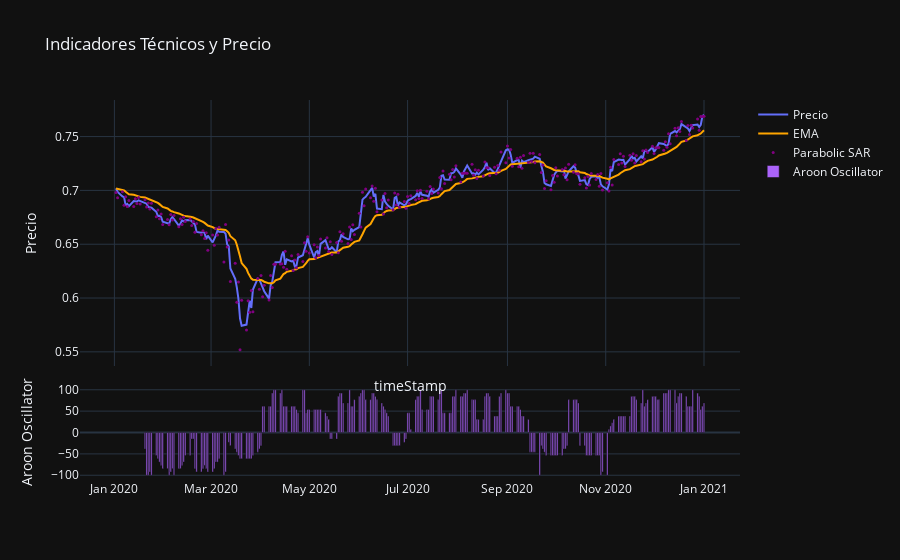

The notebook cell saved with this chart:
### Markdown cell above
# 5. Resultados
### 5.1 Indicadores técnicos

### Code cell
train_ind

### Figure 1 — Plotly figure (JSON) as saved in the notebook; plotly's stock layout.template omitted (floating-point values rounded to 4 significant figures; data arrays with more than 128 entries replaced by an {"elided": "..."} marker saying what was removed)
{"data": [{"name": "Precio", "type": "scatter", "x": {"elided": "262 str values"}, "xaxis": "x", "y": {"elided": "262 float values"}, "yaxis": "y"}, {"line": {"color": "orange"}, "name": "EMA", "type": "scatter", "x": {"elided": "262 str values"}, "xaxis": "x", "y": {"elided": "262 float values"}, "yaxis": "y"}, {"marker": {"color": "purple", "size": 3}, "mode": "markers", "name": "Parabolic SAR", "type": "scatter", "x": {"elided": "262 str values"}, "xaxis": "x", "y": {"elided": "262 float values"}, "yaxis": "y"}, {"name": "Aroon Oscillator", "type": "bar", "x": {"elided": "262 str values"}, "xaxis": "x2", "y": {"elided": "262 float values"}, "yaxis": "y2"}], "layout": {"title": {"text": "Indicadores Técnicos y Precio"}, "xaxis": {"anchor": "y", "domain": [0, 1], "matches": "x2", "showticklabels": false, "title": {"text": "timeStamp"}}, "xaxis2": {"anchor": "y2", "domain": [0, 1]}, "yaxis": {"anchor": "x", "domain": [0.3, 1], "title": {"text": "Precio"}}, "yaxis2": {"anchor": "x2", "domain": [0, 0.25], "title": {"text": "Aroon Oscillator"}}}}
